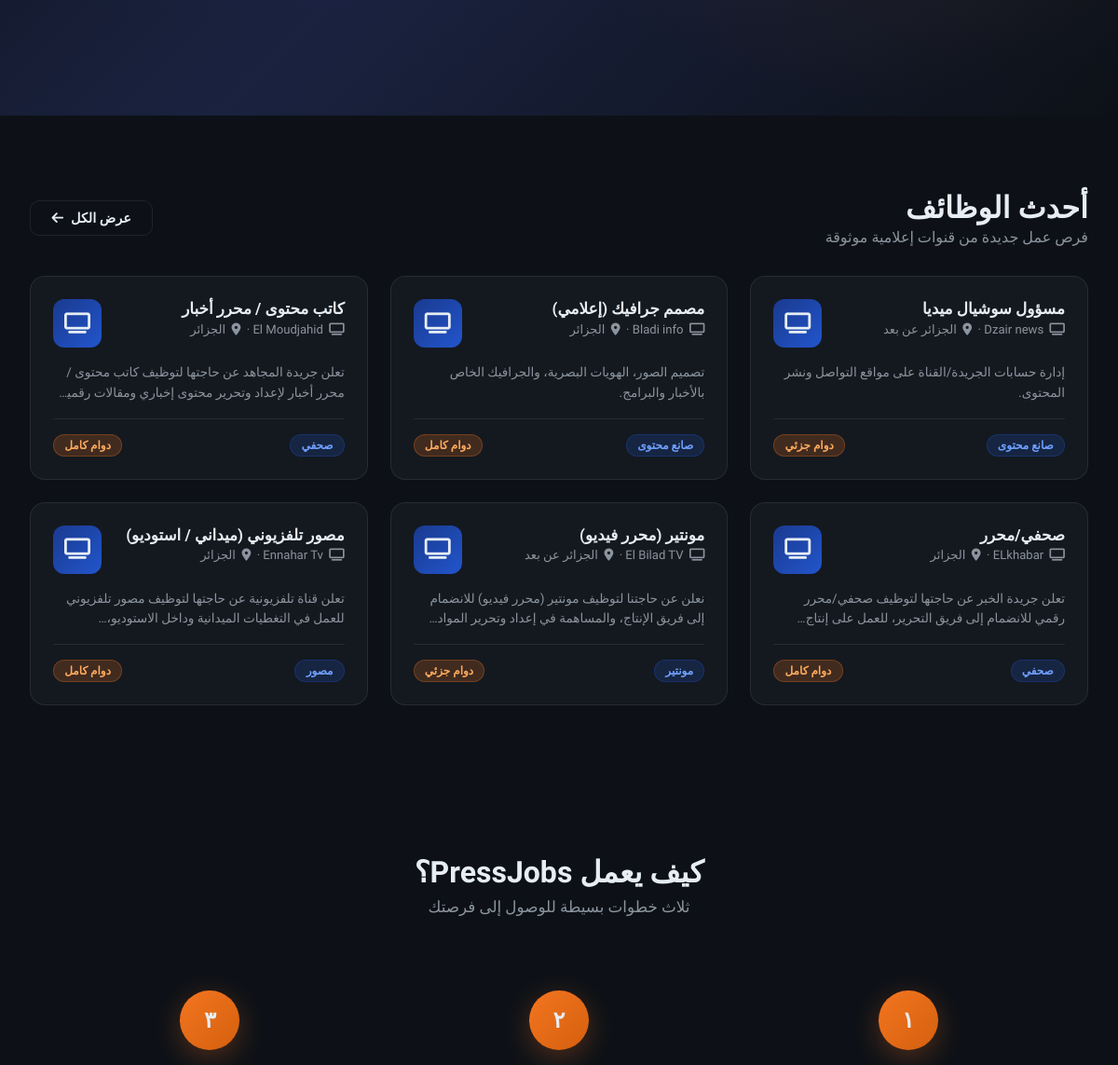
Before: / (middle part) with the older database file.
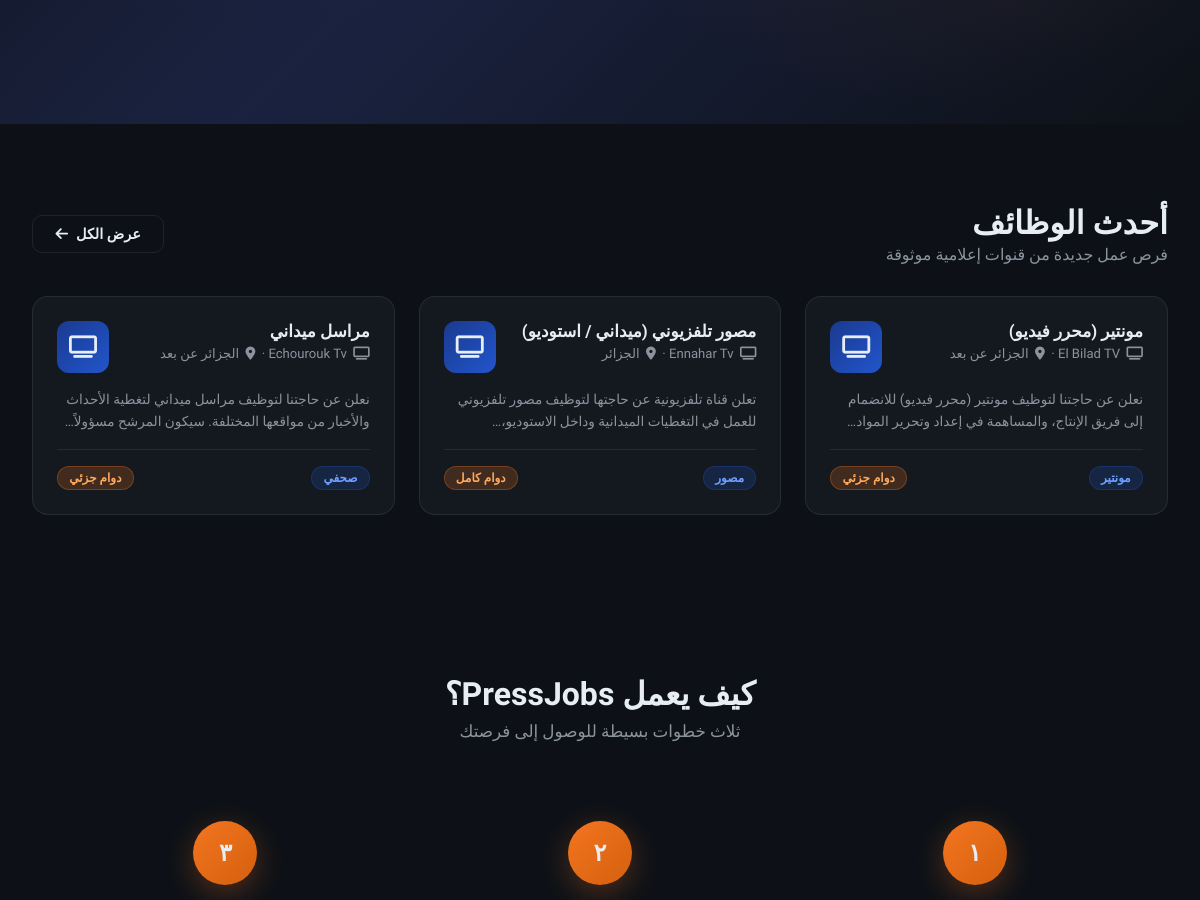
After: the same page with the newer database file.
### tables this page shows
CREATE TABLE jobs (
        id INTEGER PRIMARY KEY AUTOINCREMENT,
        channel_id INTEGER NOT NULL,
        title TEXT NOT NULL,
        description TEXT NOT NULL,
        category TEXT NOT NULL,
        location TEXT,
        job_type TEXT,
        salary TEXT,
        requirements TEXT,
        created_at TEXT DEFAULT CURRENT_TIMESTAMP,
        FOREIGN KEY(channel_id) REFERENCES users(id)
    );

### app.py (the view)
@app.route('/')
def index():
    if 'user_id' in session:
        return redirect(url_for('profile', user_id=session['user_id']))
    conn = get_db()
    jobs = conn.execute('''
        SELECT jobs.*, users.name as channel_name, users.location as channel_location
        FROM jobs JOIN users ON jobs.channel_id = users.id
        ORDER BY jobs.created_at DESC LIMIT 6
    ''').fetchall()
    channels = conn.execute("SELECT * FROM users WHERE account_type='channel' LIMIT 4").fetchall()
    journalists = conn.execute("SELECT * FROM users WHERE account_type='journalist' LIMIT 6").fetchall()
    conn.close()
    return render_template('index.html', jobs=jobs, channels=channels, journalists=journalists)

### app.py (called while the page is built)
def get_db():
    conn = sqlite3.connect(DB_PATH)
    conn.row_factory = sqlite3.Row
    return conn

### templates/index.html (shortened to what this page needs)
{% extends 'base.html' %}
{% block content %}
<section class="hero">
</section>
<div class="search-bar-section">
    <section class="section">
    <div style="max-width:1200px;margin:0 auto">
        <div style="display:flex;align-items:center;justify-content:space-between;margin-bottom:2rem;flex-wrap:wrap;gap:1rem">
            <div>
                <h2 class="section-title" style="margin-bottom:0.2rem">أحدث الوظائف</h2>
                <p style="color:var(--text-muted)">فرص عمل جديدة من قنوات إعلامية موثوقة</p>
            </div>
            <a href="/jobs" class="btn btn-outline">عرض الكل <i class="fas fa-arrow-left"></i></a>
        </div>
        {% if jobs %}
        <div class="grid-3">
        {% for job in jobs %}
        <a href="/job/{{ job.id }}" class="card job-card">
            <div class="job-card-header">
                <div>
                    <h3>{{ job.title }}</h3>
                    <div class="job-meta">
                        <i class="fas fa-tv"></i> {{ job.channel_name }}
                        {% if job.location %} · <i class="fas fa-map-marker-alt"></i> {{ job.location }}{% endif %}
                    </div>
                </div>
                <div class="channel-icon"><i class="fas fa-tv"></i></div>
            </div>
            <p class="job-excerpt">{{ job.description }}</p>
            <div class="job-footer">
                <span class="badge badge-blue">{{ {'journalist':'صحفي','photographer':'مصور','content':'صانع محتوى','editor':'مونتير','presenter':'مذيع','reporter':'مراسل'}.get(job.category, job.category) }}</span>
                {% if job.job_type %}<span class="badge badge-orange">{{ job.job_type }}</span>{% endif %}
            </div>
        </a>
        {% endfor %}
        </div>
        {% else %}
        <div style="text-align:center;padding:4rem;color:var(--text-muted)">
            <i class="fas fa-briefcase" style="font-size:3rem;margin-bottom:1rem;opacity:0.3"></i>
            <p>لا توجد وظائف منشورة بعد</p>
            <a href="/register" class="btn btn-primary" style="margin-top:1rem">انضم الآن</a>
        </div>
        {% endif %}
    </div>
</section>
</div>
<section class="section">
    <div style="max-width:1100px;margin:0 auto;text-align:center">
        <h2 class="section-title">كيف يعمل PressJobs؟</h2>
        <p class="section-sub">ثلاث خطوات بسيطة للوصول إلى فرصتك</p>
        <div class="grid-3">
            <div class="step">
                <div class="step-num">١</div>
            </div>
            <div class="step">
                <div class="step-num">٢</div>
            </div>
            <div class="step">
                <div class="step-num">٣</div>
            </div>
        </div>
    </div>
</section>
{% endblock %}

Changed rows visible on the page:
removed jobs: title "مسؤول سوشيال ميديا", location "الجزائر عن بعد", description "إدارة حسابات الجريدة/القناة على مواقع التواصل ونشر المحتوى.", category "صانع محتوى", job_type "دوام جزئي"
removed jobs: title "مصمم جرافيك (إعلامي)", location "الجزائر", description "تصميم الصور، الهويات البصرية، والجرافيك الخاص بالأخبار والبرامج.", category "صانع محتوى", job_type "دوام كامل"
removed jobs: title "كاتب محتوى / محرر أخبار", location "الجزائر", description "تعلن جريدة المجاهد عن حاجتها لتوظيف كاتب محتوى / محرر أخبار لإعداد وتحرير محتوى إخباري ومقالات…", category "صحفي", job_type "دوام كامل"
removed jobs: title "صحفي/محرر", location "الجزائر", description "تعلن جريدة الخبر عن حاجتها لتوظيف صحفي/محرر رقمي للانضمام إلى فريق التحرير، للعمل على…", category "صحفي", job_type "دوام كامل"
now on this page (row unchanged): jobs: title "مراسل ميداني", location "الجزائر عن بعد", description "نعلن عن حاجتنا لتوظيف مراسل ميداني لتغطية الأحداث والأخبار من مواقعها المختلفة. سيكون المرشح…", category "صحفي", job_type "دوام جزئي"
